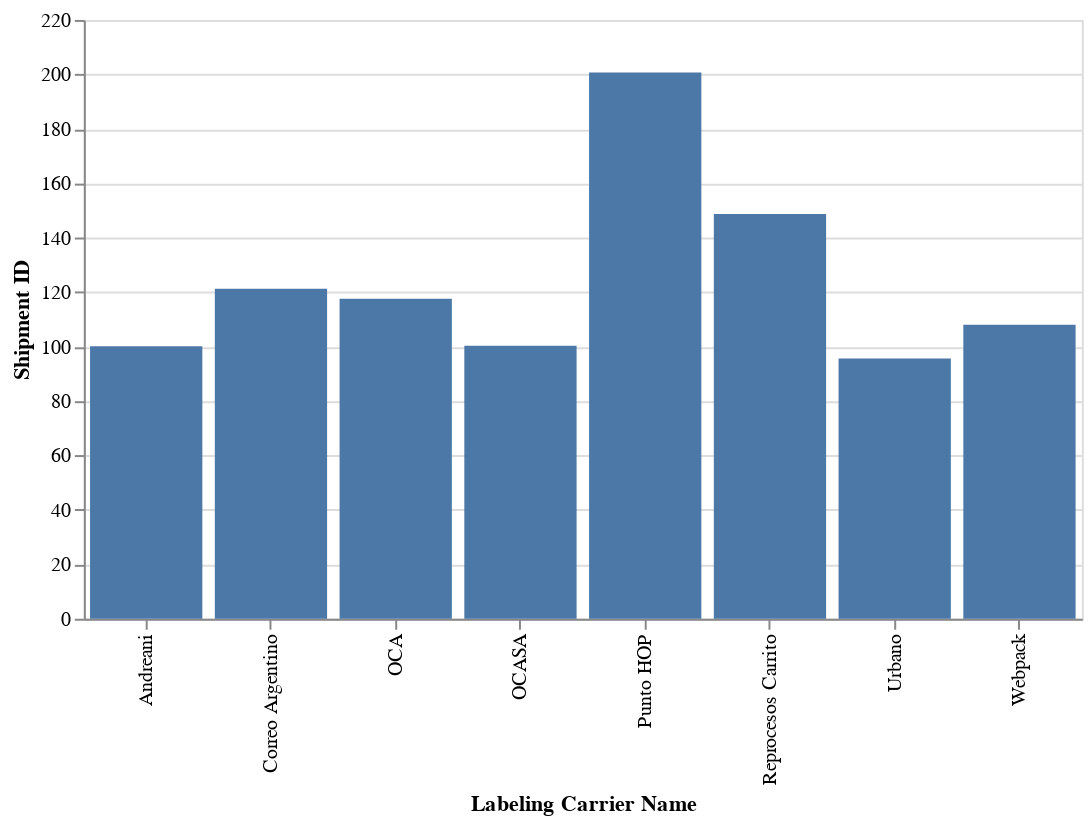

The notebook cell saved with this chart:
### Code cell
alt.Chart(agg_spp_by_carrier).mark_bar().encode(
    x = 'Labeling Carrier Name',
    y = 'Shipment ID'
).properties(width=500)

### Figure 1 — Vega-Lite specification as saved in the notebook (floating-point values rounded to 4 significant figures)
{"config": {"view": {"continuousWidth": 400, "continuousHeight": 300}}, "data": {"name": "data-7a76b8edb921aab81f1d67886b000a27"}, "mark": "bar", "encoding": {"x": {"field": "Labeling Carrier Name", "type": "nominal"}, "y": {"field": "Shipment ID", "type": "quantitative"}}, "width": 500, "$schema": "https://vega.github.io/schema/vega-lite/v4.17.0.json", "datasets": {"data-7a76b8edb921aab81f1d67886b000a27": [{"Labeling Carrier Name": "Urbano", "Shipment ID": 95.64}, {"Labeling Carrier Name": "Andreani", "Shipment ID": 100.1}, {"Labeling Carrier Name": "OCASA", "Shipment ID": 100.3}, {"Labeling Carrier Name": "Webpack", "Shipment ID": 108.0}, {"Labeling Carrier Name": "OCA", "Shipment ID": 117.6}, {"Labeling Carrier Name": "Correo Argentino", "Shipment ID": 121.3}, {"Labeling Carrier Name": "Reprocesos Carrito", "Shipment ID": 148.7}, {"Labeling Carrier Name": "Punto HOP", "Shipment ID": 200.7}]}}
